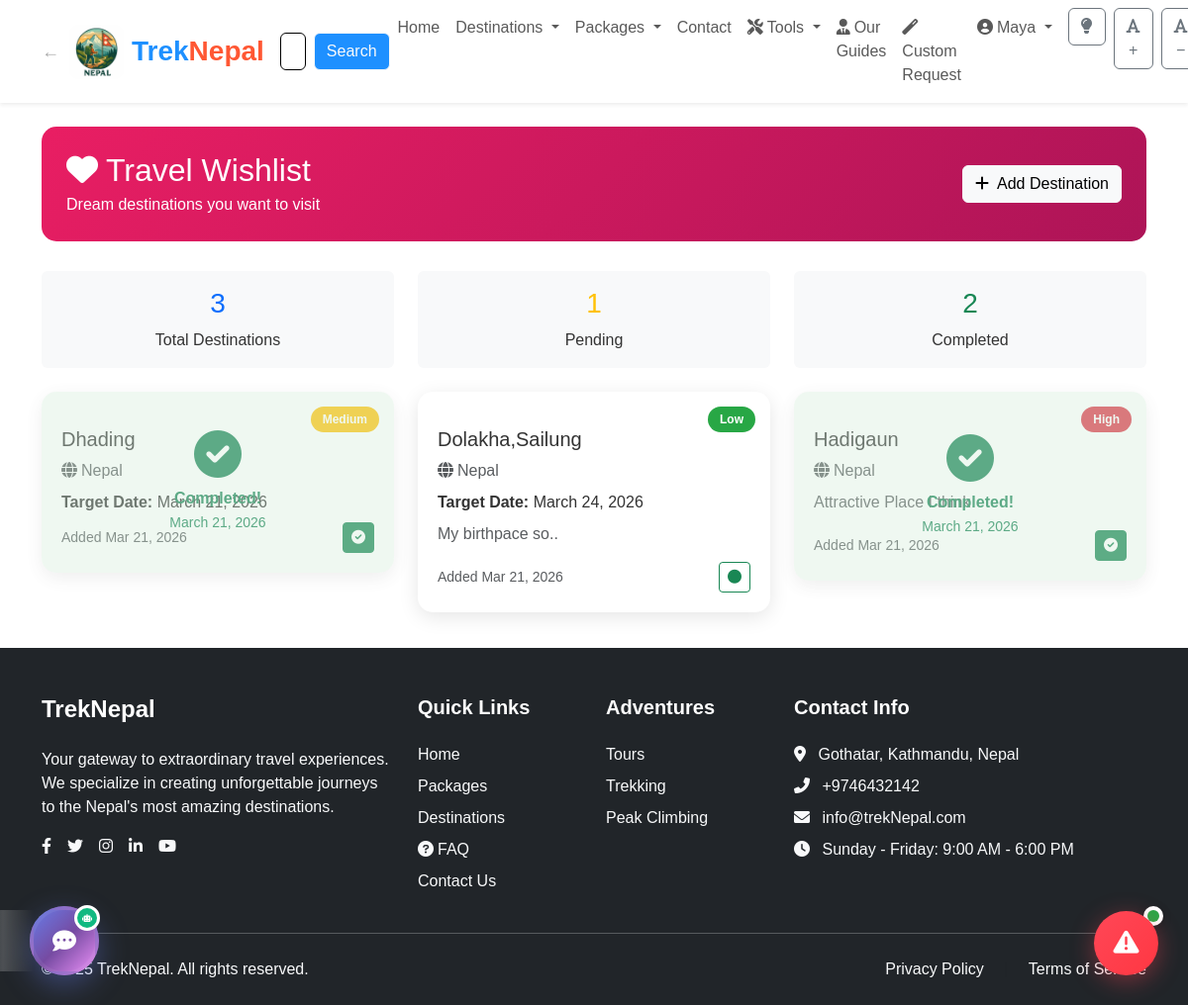
The app's page /personal/wishlist/ (signed in) with its own data.
### app/models.py (models this page shows, shortened)
class TravelWishlist(models.Model):
    user = models.ForeignKey(User, on_delete=models.CASCADE)
    destination = models.CharField(max_length=100)
    country = models.CharField(max_length=50)
    estimated_cost = models.DecimalField(max_digits=10, decimal_places=2, null=True, blank=True)
    currency = models.CharField(max_length=3, default='NPR')
    priority = models.CharField(max_length=10, choices=[
        ('high', 'High'),
        ('medium', 'Medium'),
        ('low', 'Low')
    ], default='medium')
    target_date = models.DateField(null=True, blank=True)
    notes = models.TextField(blank=True)
    is_completed = models.BooleanField(default=False)
    completed_date = models.DateField(null=True, blank=True)
    created_at = models.DateTimeField(auto_now_add=True)
    class Meta:
        ordering = ['-priority', 'target_date']

### app/personal_views.py (the view)
# urls.py: path('wishlist/', personal_views.travel_wishlist, name='travel_wishlist'),
@login_required
def travel_wishlist(request):
    wishlist_items = TravelWishlist.objects.filter(user=request.user).order_by('-priority', 'target_date')
    completed_items = wishlist_items.filter(is_completed=True)
    pending_items = wishlist_items.filter(is_completed=False)
    context = {
        'wishlist_items': wishlist_items,
        'completed_items': completed_items,
        'pending_items': pending_items,
        'total_items': wishlist_items.count(),
        'completed_count': completed_items.count()
    }
    return render(request, 'personal/travel_wishlist.html', context)

### app/templates/personal/travel_wishlist.html (shortened to what this page needs)
{% extends 'base.html' %}
{% load static %}
{% block content %}
<div class="container mt-4">
    <div class="wishlist-header">
        <div class="d-flex justify-content-between align-items-center">
            <div>
                <h2 class="mb-1"><i class="fas fa-heart me-2"></i>Travel Wishlist</h2>
                <p class="mb-0 opacity-90">Dream destinations you want to visit</p>
            </div>
            <button class="btn btn-light" data-bs-toggle="modal" data-bs-target="#addWishlistModal">
                <i class="fas fa-plus me-2"></i>Add Destination
            </button>
        </div>
    </div>
    <div class="row mb-4">
        <div class="col-md-4">
            <div class="text-center p-3 bg-light rounded">
                <h3 class="text-primary">{{ total_items }}</h3>
                <p class="mb-0">Total Destinations</p>
            </div>
        </div>
        <div class="col-md-4">
            <div class="text-center p-3 bg-light rounded">
                <h3 class="text-warning">{{ pending_items.count }}</h3>
                <p class="mb-0">Pending</p>
            </div>
        </div>
        <div class="col-md-4">
            <div class="text-center p-3 bg-light rounded">
                <h3 class="text-success">{{ completed_count }}</h3>
                <p class="mb-0">Completed</p>
            </div>
        </div>
    </div>
    <div class="row">
        {% for item in wishlist_items %}
        <div class="col-md-6 col-lg-4 mb-3">
            <div class="wishlist-card {% if item.is_completed %}completed{% endif %}">
                <div class="priority-badge" style="background-color:
                    {% if item.priority == 'high' %}#dc3545
                    {% elif item.priority == 'medium' %}#ffc107
                    {% else %}#28a745{% endif %};">
                    {{ item.get_priority_display }}
                </div>
                <h5 class="mb-2 mt-3">{{ item.destination }}</h5>
                <p class="text-muted mb-2">
                    <i class="fas fa-globe me-1"></i>{{ item.country }}
                </p>
                {% if item.target_date %}
                <p class="mb-2">
                    <strong>Target Date:</strong> {{ item.target_date }}
                </p>
                {% endif %}
                {% if item.notes %}
                <p class="text-muted mb-3">{{ item.notes|truncatewords:15 }}</p>
                {% endif %}
                <div class="d-flex justify-content-between align-items-center">
                    <small class="text-muted">
                        Added {{ item.created_at|date:"M d, Y" }}
                    </small>
                    <button class="btn btn-sm {% if item.is_completed %}btn-success{% else %}btn-outline-success{% endif %}"
                            onclick="toggleWishlistStatus({{ item.id }})">
                        <i class="fas {% if item.is_completed %}fa-check-circle{% else %}fa-circle{% endif %}"></i>
                    </button>
                </div>
                {% if item.is_completed %}
                <div class="completed-overlay">
                    <div class="text-center">
                        <i class="fas fa-check-circle fa-3x text-success"></i>
                        <div class="mt-2 fw-bold text-success">Completed!</div>
                        {% if item.completed_date %}
                        <small class="text-success">{{ item.completed_date }}</small>
                        {% endif %}
                    </div>
                </div>
                {% endif %}
            </div>
        </div>
        {% endfor %}
    </div>
</div>
{% endblock %}

### app/templates/base.html (shortened to what this page needs)
{% load static %}
<!DOCTYPE html>
<html lang="en">
<head>
    <link href="https://cdn.jsdelivr.net/npm/bootstrap@5.3.0/dist/css/bootstrap.min.css" rel="stylesheet">
    <link rel="stylesheet" href="https://cdnjs.cloudflare.com/ajax/libs/font-awesome/6.0.0/css/all.min.css">
    <link rel="stylesheet" href="https://cdnjs.cloudflare.com/ajax/libs/OwlCarousel2/2.3.4/assets/owl.carousel.min.css">
    <link rel="stylesheet" href="https://cdnjs.cloudflare.com/ajax/libs/OwlCarousel2/2.3.4/assets/owl.theme.default.min.css">
    <link rel="stylesheet" href="https://cdnjs.cloudflare.com/ajax/libs/aos/2.3.4/aos.css">
    <link rel="stylesheet" href="/static/css/style.css">
</head>
<body>
    <header class="sticky-top">
        <nav class="navbar navbar-expand-lg navbar-light bg-white shadow-sm">
            <div class="container">
              <button id="nav-back-btn" onclick="history.back()" title="Go back"
                      style="display:none;background:none;border:none;padding:0 10px 0 0;cursor:pointer;font-size:18px;color:#aaa;line-height:1;"
                      onmouseover="this.style.color='#1e90ff'" onmouseout="this.style.color='#aaa'">&#8592;</button>
              <a class="navbar-brand d-flex align-items-center" href="{% url 'home' %}">
                <img src="/static/img/image.png" alt="" height="55" class="me-2" style="border-radius: 10px;">
                <span class="fw-bold fs-3" style="font-family: 'Poppins', sans-serif; color: #1e90ff;">
                    Trek<span style="color: #ff5733;">Nepal</span>
                </span>
            </a>
                <div class="collapse navbar-collapse" id="navbarNav">
                  {% if not user.is_staff and not user.is_superuser %}
                  <form method="get" action="{% url 'search_view' %}" class="d-flex">
                    <input class="form-control me-2" type="search" name="q" placeholder="Search destinations..." value="{{ request.GET.q }}">
                    <button class="btn btn-outline-light" type="submit" style="background-color: #1e90ff;">Search</button>
                </form>
                  {% endif %}
                    <ul class="navbar-nav ms-auto">
                        <li class="nav-item">
                            <a class="nav-link" href="{% url 'home' %}">Home</a>
                        </li>
                        {% if not user.is_staff and not user.is_superuser %}
                        <li class="nav-item dropdown">
                            <a class="nav-link dropdown-toggle scrollable-dropdown" href="#" id="destinationsDropdown" role="button" data-bs-toggle="dropdown" aria-expanded="false">
                                Destinations
                            </a>
                        </li>
                        <li class="nav-item dropdown">
                            <a class="nav-link dropdown-toggle" href="#" id="packagesDropdown" role="button" data-bs-toggle="dropdown" aria-expanded="false">
                                Packages
                            </a>
                        </li>
                        <li class="nav-item">
                            <a class="nav-link" href="{% url 'contact_us' %}">Contact</a>
                        </li>
                        {% endif %}
                        {% if user.is_authenticated and not user.is_staff and not user.is_superuser %}
                        <li class="nav-item dropdown">
                            <a class="nav-link dropdown-toggle" href="#" id="toolsDropdown" role="button" data-bs-toggle="dropdown" aria-expanded="false">
                                <i class="fas fa-tools me-1"></i>Tools
                            </a>
                        </li>
                        <li class="nav-item">
                            <a class="nav-link" href="{% url 'all_guides_list' %}">
                                <i class="fas fa-user-tie me-1"></i>Our Guides
                            </a>
                        </li>
                        <li class="nav-item">
                            <a class="nav-link" href="{% url 'create_custom_request' %}">
                                <i class="fas fa-magic me-1"></i>Custom Request
                            </a>
                        </li>
                        {% endif %}
                        {% if user.is_authenticated %}
                        <li class="nav-item dropdown">
                            <a class="nav-link dropdown-toggle" href="#" id="userDropdown" role="button" data-bs-toggle="dropdown" aria-expanded="false">
                                <i class="fas fa-user-circle me-1"></i>{{ user.username }}
                            </a>
                        </li>
                        {% endif %}
                    <li class="nav-item">
                        <button id="theme-toggle" class="btn btn-outline-secondary ms-2">
                            <i id="theme-icon" class="fas fa-lightbulb"></i>
                        </button>
                    </li>
                    <li class="nav-item">
                        <button id="increase-text" class="btn btn-outline-secondary ms-2" data-bs-toggle="tooltip" title="Increase text size">
                            <i class="fas fa-font"></i>+
                        </button>
                    </li>
                    <li class="nav-item">
                        <button id="decrease-text" class="btn btn-outline-secondary ms-2" data-bs-toggle="tooltip" title="Decrease text size">
                            <i class="fas fa-font"></i>−
                        </button>
                    </li>
                    </ul>
                </div>
            </div>
        </nav>
    </header>
    {% if user.is_authenticated %}
    <div class="emergency-container">
        <button class="emergency-btn" id="emergencyBtn">
            <i class="fas fa-exclamation-triangle"></i>
        </button>
        <div class="emergency-status" id="emergencyStatus">
            <div class="status-dot"></div>
        </div>
    </div>
    {% endif %}
    {% if user.is_authenticated %}
    <div class="ai-assistant-container">
        <a href="{% url 'chatbot_interface' %}" class="ai-assistant-btn">
            <i class="fas fa-comment-dots"></i>
            <div class="chat-bubble">
                <i class="fas fa-robot" style="font-size: 8px;"></i>
            </div>
        </a>
    </div>
    {% endif %}
    <main>
        {% block content %}{% endblock %}
    </main>
<footer class="bg-dark text-white pt-5 pb-4">
    <div class="container">
        <div class="row g-4">
            <div class="col-lg-4">
                <h4 class="mb-4 fw-bold text-white">TrekNepal</h4>
                <p class="text-light">Your gateway to extraordinary travel experiences. We specialize in creating unforgettable journeys to the Nepal's most amazing destinations.</p>
                <div class="d-flex gap-3 mt-3">
                    <a href="#" class="text-light"><i class="fab fa-facebook-f"></i></a>
                    <a href="#" class="text-light"><i class="fab fa-twitter"></i></a>
                    <a href="#" class="text-light"><i class="fab fa-instagram"></i></a>
                    <a href="#" class="text-light"><i class="fab fa-linkedin-in"></i></a>
                    <a href="#" class="text-light"><i class="fab fa-youtube"></i></a>
                </div>
            </div>
            <div class="col-lg-2 col-md-4">
                <h5 class="mb-4 fw-bold text-white">Quick Links</h5>
                <ul class="list-unstyled">
                    <li class="mb-2"><a href="{% url 'home' %}" class="text-light text-decoration-none">Home</a></li>
                    <li class="mb-2"><a href="{% url 'package_list' %}" class="text-light text-decoration-none">Packages</a></li>
                    <li class="mb-2"><a href="{% url 'explore_countries' %}" class="text-light text-decoration-none">Destinations</a></li>
                    <li class="mb-2"><a href="{% url 'faq' %}" class="text-light text-decoration-none"><i class="fas fa-question-circle me-1"></i>FAQ</a></li>
                    <li class="mb-2"><a href="{% url 'contact_us' %}" class="text-light text-decoration-none">Contact Us</a></li>
                </ul>
            </div>
            <div class="col-lg-2 col-md-4">
                <h5 class="mb-4 fw-bold text-white">Adventures</h5>
                <ul class="list-unstyled">
                    <li class="mb-2"><a href="{% url 'tour_list' %}" class="text-light text-decoration-none">Tours</a></li>
                    <li class="mb-2"><a href="{% url 'trekking_list' %}" class="text-light text-decoration-none">Trekking</a></li>
                    <li class="mb-2"><a href="{% url 'peak_climbing_list' %}" class="text-light text-decoration-none">Peak Climbing</a></li>
                </ul>
            </div>
            <div class="col-lg-4 col-md-4">
                <h5 class="mb-4 fw-bold text-white">Contact Info</h5>
                <ul class="list-unstyled text-light">
                    <li class="mb-2"><i class="fas fa-map-marker-alt me-2"></i> Gothatar, Kathmandu, Nepal</li>
                    <li class="mb-2"><i class="fas fa-phone-alt me-2"></i> +9746432142</li>
                    <li class="mb-2"><i class="fas fa-envelope me-2"></i> info@trekNepal.com</li>
                    <li class="mb-2"><i class="fas fa-clock me-2"></i> Sunday - Friday: 9:00 AM - 6:00 PM</li>
                </ul>
            </div>
        </div>
        <hr class="my-4 border-light">
        <div class="row">
            <div class="col-md-6 text-center text-md-start">
                <p class="mb-0 text-light">&copy; 2025 TrekNepal. All rights reserved.</p>
            </div>
            <div class="col-md-6 text-center text-md-end">
                <ul class="list-inline mb-0">
                    <li class="list-inline-item"><a href="#" class="text-light text-decoration-none">Privacy Policy</a></li>
                    <li class="list-inline-item"><span class="text-muted mx-2">|</span></li>
                    <li class="list-inline-item"><a href="#" class="text-light text-decoration-none">Terms of Service</a></li>
                </ul>
            </div>
        </div>
    </div>
</footer>
</body>
</html>

### records on screen
TravelWishlist: priority "Medium", destination "Dhading", country "Nepal", target_date "March 21, 2026", created_at "Mar 21, 2026", is_completed True (drawn), completed_date "March 21, 2026"
TravelWishlist: priority "Low", destination "Dolakha,Sailung", country "Nepal", target_date "March 24, 2026", notes "My birthpace so..", created_at "Mar 21, 2026", is_completed False (drawn)
TravelWishlist: priority "High", destination "Hadigaun", country "Nepal", notes "Attractive Place I think", created_at "Mar 21, 2026", is_completed True (drawn), completed_date "March 21, 2026"

### other values on screen
{{ user.username }} "Maya"
{{ total_items }} "3"
{{ pending_items.count }} "1"
{{ completed_count }} "2"
